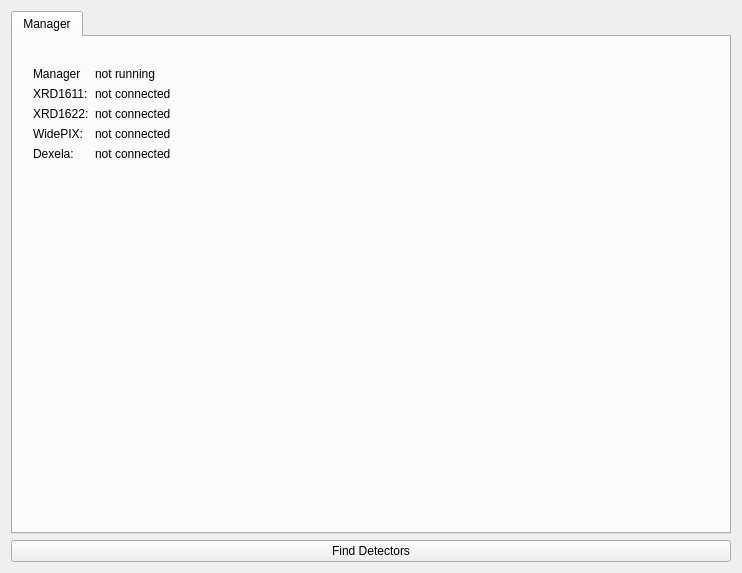
<?xml version="1.0" encoding="UTF-8"?>
<ui version="4.0">
 <class>Form</class>
 <widget class="QWidget" name="Form">
  <property name="geometry">
   <rect>
    <x>0</x>
    <y>0</y>
    <width>742</width>
    <height>573</height>
   </rect>
  </property>
  <property name="windowTitle">
   <string>Form</string>
  </property>
  <layout class="QVBoxLayout" name="verticalLayout_7">
   <item>
    <widget class="QTabWidget" name="tw_detectors">
     <property name="currentIndex">
      <number>0</number>
     </property>
     <widget class="QWidget" name="tab_manager">
      <attribute name="title">
       <string>Manager</string>
      </attribute>
      <widget class="QWidget" name="widget" native="true">
       <property name="geometry">
        <rect>
         <x>20</x>
         <y>30</y>
         <width>141</width>
         <height>107</height>
        </rect>
       </property>
       <layout class="QFormLayout" name="formLayout">
        <item row="0" column="0">
         <widget class="QLabel" name="label_5">
          <property name="lineWidth">
           <number>1</number>
          </property>
          <property name="text">
           <string>Manager</string>
          </property>
         </widget>
        </item>
        <item row="0" column="1">
         <widget class="QLabel" name="l_manager">
          <property name="lineWidth">
           <number>1</number>
          </property>
          <property name="text">
           <string>not running</string>
          </property>
          <property name="textFormat">
           <enum>Qt::AutoText</enum>
          </property>
         </widget>
        </item>
        <item row="1" column="0">
         <widget class="QLabel" name="label">
          <property name="lineWidth">
           <number>1</number>
          </property>
          <property name="text">
           <string>XRD1611:</string>
          </property>
         </widget>
        </item>
        <item row="1" column="1">
         <widget class="QLabel" name="l_xrd1611">
          <property name="lineWidth">
           <number>1</number>
          </property>
          <property name="text">
           <string>not connected</string>
          </property>
          <property name="textFormat">
           <enum>Qt::AutoText</enum>
          </property>
         </widget>
        </item>
        <item row="2" column="0">
         <widget class="QLabel" name="label_2">
          <property name="lineWidth">
           <number>1</number>
          </property>
          <property name="text">
           <string>XRD1622:</string>
          </property>
         </widget>
        </item>
        <item row="2" column="1">
         <widget class="QLabel" name="l_xrd1622">
          <property name="lineWidth">
           <number>1</number>
          </property>
          <property name="text">
           <string>not connected</string>
          </property>
          <property name="textFormat">
           <enum>Qt::AutoText</enum>
          </property>
         </widget>
        </item>
        <item row="3" column="0">
         <widget class="QLabel" name="label_3">
          <property name="lineWidth">
           <number>1</number>
          </property>
          <property name="text">
           <string>WidePIX:</string>
          </property>
         </widget>
        </item>
        <item row="3" column="1">
         <widget class="QLabel" name="l_widepix">
          <property name="lineWidth">
           <number>1</number>
          </property>
          <property name="text">
           <string>not connected</string>
          </property>
          <property name="textFormat">
           <enum>Qt::AutoText</enum>
          </property>
         </widget>
        </item>
        <item row="4" column="0">
         <widget class="QLabel" name="label_4">
          <property name="lineWidth">
           <number>1</number>
          </property>
          <property name="text">
           <string>Dexela:</string>
          </property>
         </widget>
        </item>
        <item row="4" column="1">
         <widget class="QLabel" name="l_dexela">
          <property name="lineWidth">
           <number>1</number>
          </property>
          <property name="text">
           <string>not connected</string>
          </property>
          <property name="textFormat">
           <enum>Qt::AutoText</enum>
          </property>
         </widget>
        </item>
       </layout>
      </widget>
     </widget>
    </widget>
   </item>
   <item>
    <widget class="QPushButton" name="pushButton_4">
     <property name="text">
      <string>Find Detectors</string>
     </property>
    </widget>
   </item>
  </layout>
 </widget>
 <resources/>
 <connections/>
</ui>
